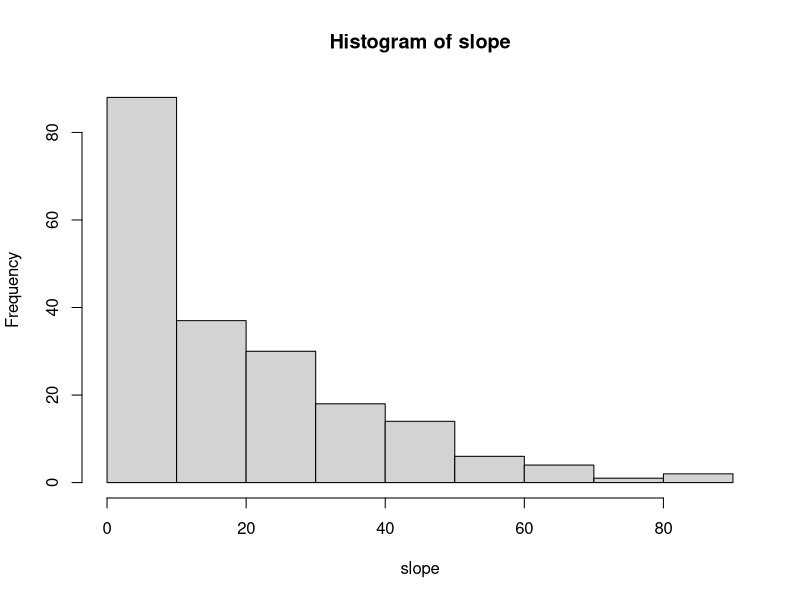
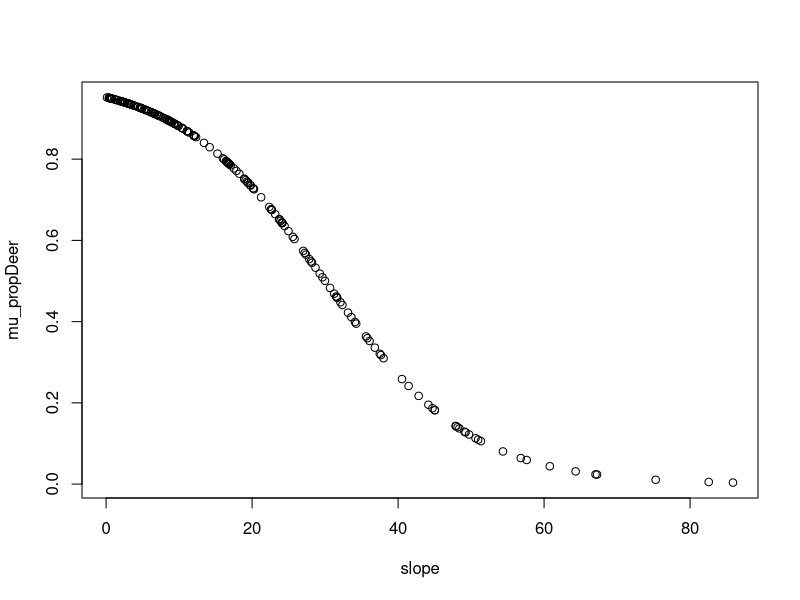
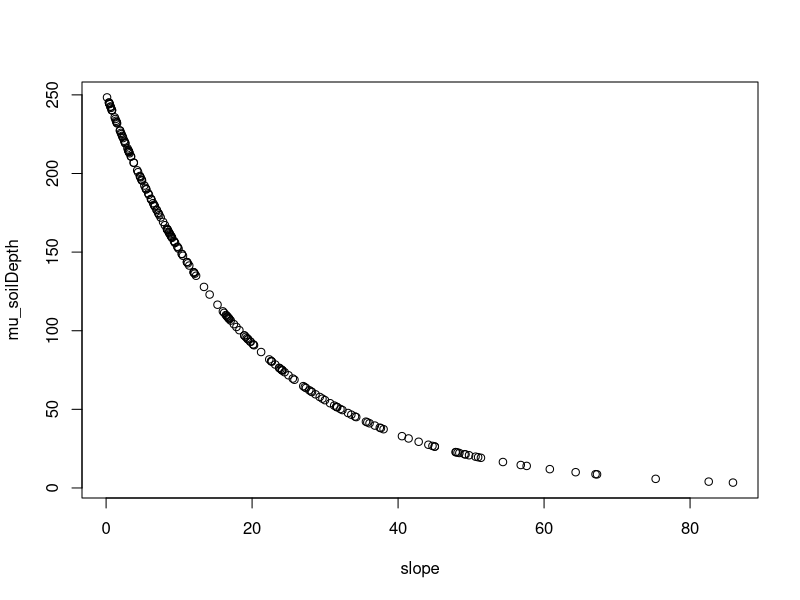
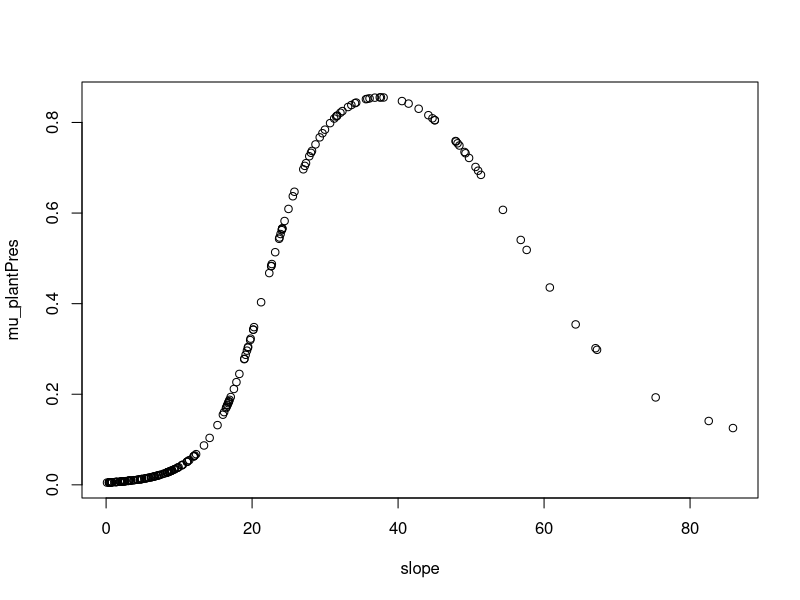
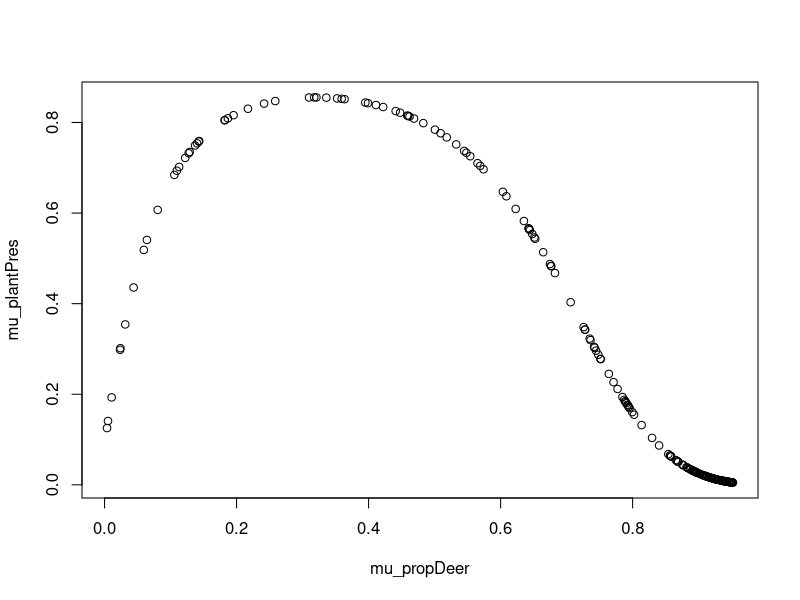
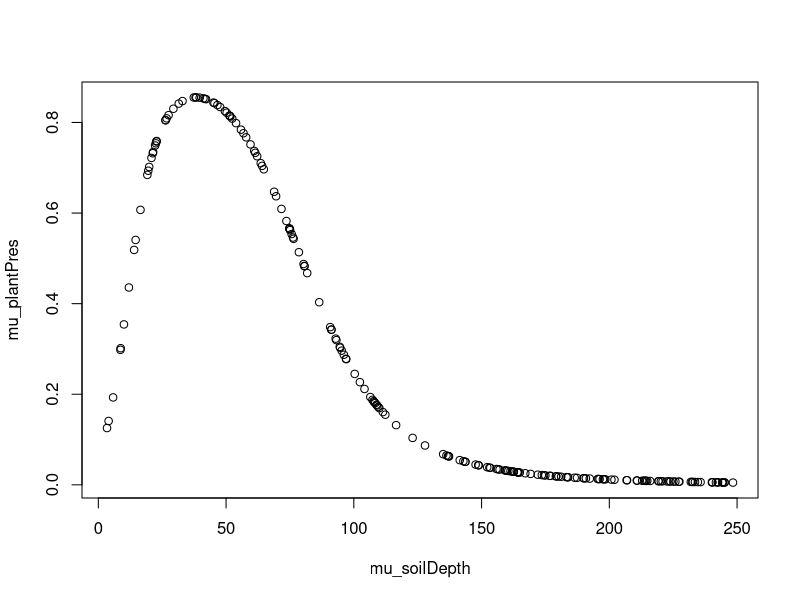
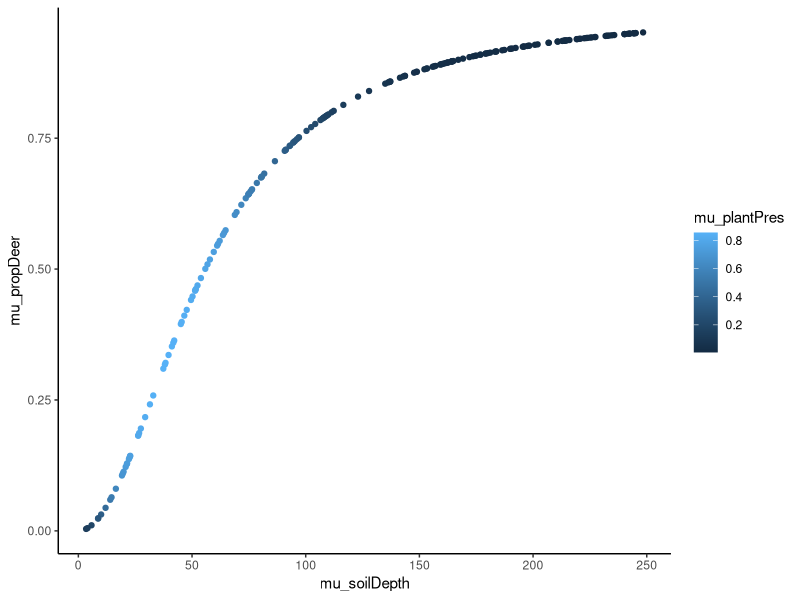
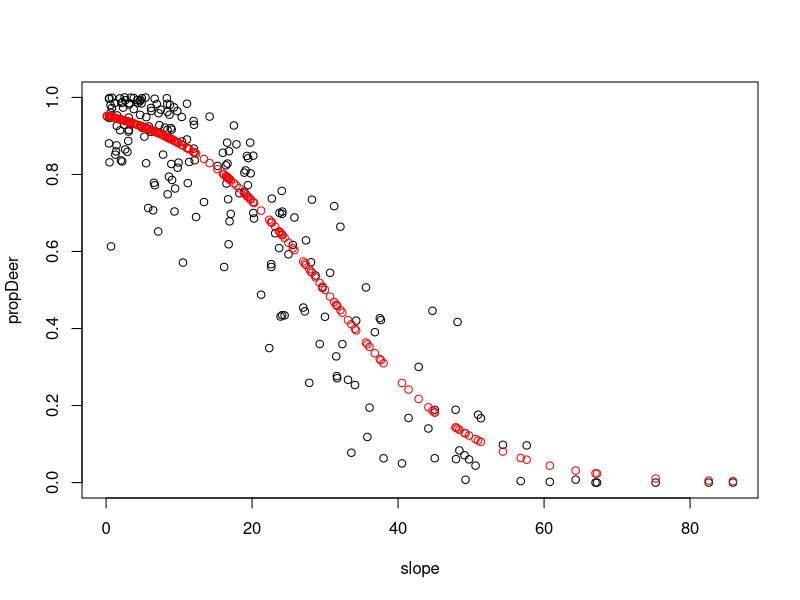

Recreate these plots in R, in order. (Note: this script raises an error after producing the figures.)

# Load everything ---------------------------------------------------------

library(tidyverse)
theme_set(theme_classic())
library(ggeffects)

#Functions
logit <- function(x) -log((1/x) -1)
invLogit <- function(x) 1/(1+exp(-x))

expFun1 <- function(x,a,b) a*exp(x*b)

leq <- function(x,a,b) 1/(1+exp(-(a+b*x)))

#Truncated gamma distribution
trgamma <- function(N,a,b,lims){
  x <- rgamma(N,a,b)
  outside <- x>lims[2]|x<lims[1]
  while(any(outside)){
    x[outside] <- rgamma(sum(outside),a,b)
    outside <- any(x>lims[2]|x<lims[1])
  }
  x
}

#Distribution parameters
set.seed(1)
deerLeqPars <- c(3,-0.1)
soilExpPars <- c(250,-0.05)

Nrep <- 200
# Nsites <- 20 #Future examples: add random effects
slope <- trgamma(Nrep,1,0.05,c(0,90)) #Generate slopes
mu_propDeer <- leq(slope,deerLeqPars[1],deerLeqPars[2]) #Avg deer presence
mu_soilDepth <- expFun1(slope,soilExpPars[1],soilExpPars[2]) #Avg soil depth

mu_plantPres <- 0.5 + scale(mu_propDeer)*-2 + scale(mu_soilDepth)*1 + scale(mu_propDeer)*scale(mu_soilDepth)*-1 
mu_plantPres <- invLogit(mu_plantPres*5)
  
hist(slope)
plot(slope,mu_propDeer)
plot(slope,mu_soilDepth)
plot(slope,mu_plantPres)
#Collinear deer/soil data give bad examples in 2D
plot(mu_propDeer,mu_plantPres)
plot(mu_soilDepth,mu_plantPres)
data.frame(mu_plantPres,mu_soilDepth,mu_propDeer) %>% #Easy to see collinearity in 3D
  ggplot(aes(x=mu_soilDepth,y=mu_propDeer))+
  geom_point(aes(col=mu_plantPres))


#Add noise

#Deer
deerTheta <- 10
deerAlpha <- mu_propDeer*deerTheta
deerBeta <- (1-mu_propDeer)*deerTheta
propDeer <- rbeta(length(mu_propDeer),deerAlpha,deerBeta)
plot(slope,propDeer,ylim=c(0,1))
points(slope,mu_propDeer,col='red')

#Soil
soilTheta <- 10
soilAlpha <- mu_soilDepth/soilTheta
soilBeta <- soilTheta
soilDepth <- rgamma(length(mu_soilDepth),shape = soilAlpha, scale=soilBeta)
plot(slope,soilDepth)
points(slope,mu_soilDepth,col='red')

#Plants
plantPres <- rbinom(length(mu_plantPres),size = 1,prob = mu_plantPres)
plot(slope,plantPres)
points(slope,mu_plantPres,col='red')

#Easy to see collinearity in 3D
data.frame(plantPres,soilDepth,propDeer) %>% 
  ggplot(aes(x=soilDepth,y=propDeer))+
  geom_point(aes(col=factor(plantPres)))+
  scale_colour_manual(values=c('black','red'))+
  labs(x='SoilDepth',y='PropDeer',col='PlantPres')

#Assemble dataframe
dat <- data.frame(plantPres,propDeer,soilDepth,slope)
write.csv(dat,'./09 Writing/plantDat.csv',row.names = FALSE)
rm(list=ls()[ls()!='dat'])
mod1 <- glm(plantPres~propDeer*soilDepth,family='binomial',data=dat) 
summary(mod1)

ggpredict(mod1,terms=c('propDeer[0:1 by=0.05]','soilDepth[0,200,400]')) %>% 
  plot()

ggpredict(mod1,terms=c('soilDepth[0:400 by=10]','propDeer[0,0.5,1]')) %>% 
  plot()

ggpredict(mod1,terms=c('propDeer[0:1 by=0.1]','soilDepth[0:400 by=20]')) %>% 
  data.frame() %>% mutate(group=as.numeric(as.character(group))) %>% 
  ggplot(aes(x=x,y=group))+
  geom_raster(aes(fill=predicted))+
  geom_point(data=dat,aes(x=propDeer,y=soilDepth))+
  labs(x='propDeer',y='SoilDepth')+
  theme_bw()+
  scale_fill_distiller()
